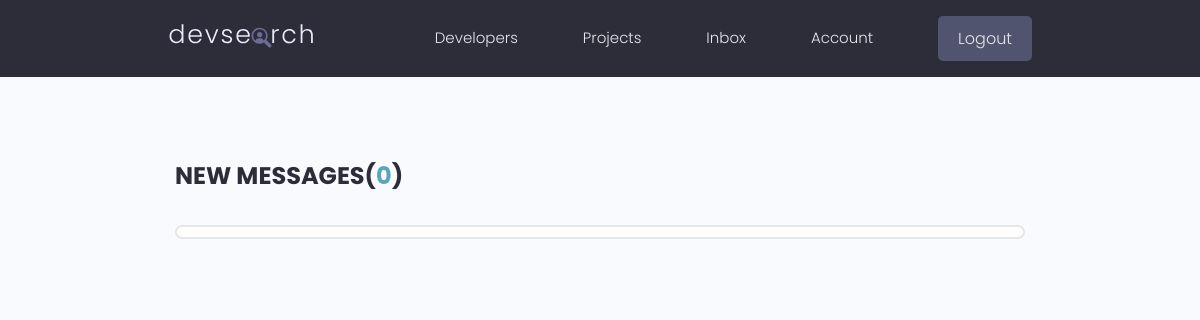
Page /inbox/ (signed in) on the earlier database version.
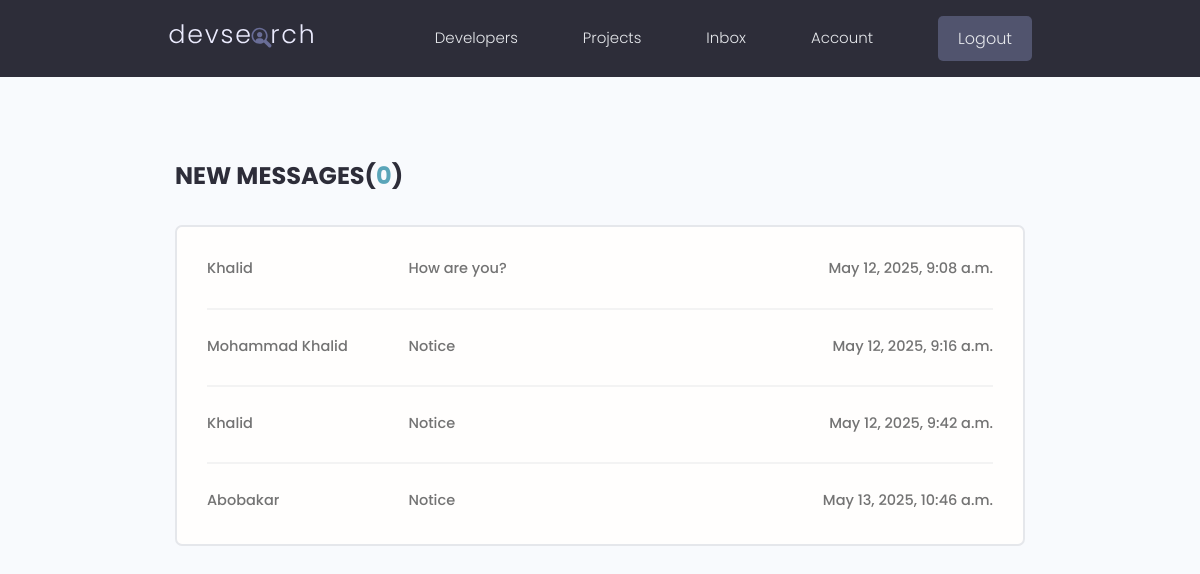
Same page on the later database version.
### users/models.py (models this page shows)
class Message(models.Model):
    sender = models.ForeignKey(Profile, on_delete=models.SET_NULL, null=True, blank=True)
    recipient = models.ForeignKey(Profile, on_delete=models.SET_NULL, null=True, blank=True, related_name='messages')
    name = models.CharField(max_length=200, null=True, blank=True)
    email = models.EmailField(max_length=200, null=True, blank=True)
    subject = models.CharField(max_length=200, null=True, blank=True)
    body = models.TextField()
    is_read = models.BooleanField(default=False, null=True)
    created = models.DateTimeField(auto_now_add=True)
    id = models.UUIDField(default=uuid.uuid4, unique=True, primary_key=True, editable=False)

### users/views.py (the view)
# urls.py: path('inbox/',views.inbox, name="inbox"),
@login_required(login_url='login')
def inbox(request):
    profile = request.user.profile
    requestMessages = profile.messages.all()
    unreadMessages = requestMessages.filter(is_read=False).count()
    context = {'requestMessages':requestMessages, 'unreadMessages':unreadMessages}
    return render(request, 'users/inbox.html', context)

### users/templates/users/inbox.html (shortened to what this page needs)
{% extends 'main.html' %}
{% block content %}
  <main class="inbox my-xl">
    <div class="content-box">
      <h3 class="inbox__title">New Messages(<span>{{unreadMessages}}</span>)</h3>
      <ul class="messages">
      {% for message in requestMessages %}
      {% if message.is_read == False%}
           <li class="message message--unread">
      {% else %}
          <li class="message">
        {% endif %}
          <a href="{% url 'message' message.id %}">
            <span class="message__author">{{message.name}}</span>
            <span class="message__subject">{{message.subject}}</span>
            <span class="message__date">{{message.created}}</span>
          </a>
        </li>
       {% endfor %}
      </ul>
    </div>
  </main>
{% endblock content %}

Differences in the rows shown:
added Message: name "Khalid", subject "How are you?", created "May 12, 2025, 9:08 a.m."
added Message: name "Mohammad Khalid", subject "Notice", created "May 12, 2025, 9:16 a.m."
added Message: name "Khalid", subject "Notice", created "May 12, 2025, 9:42 a.m."
added Message: name "Abobakar", subject "Notice", created "May 13, 2025, 10:46 a.m."
